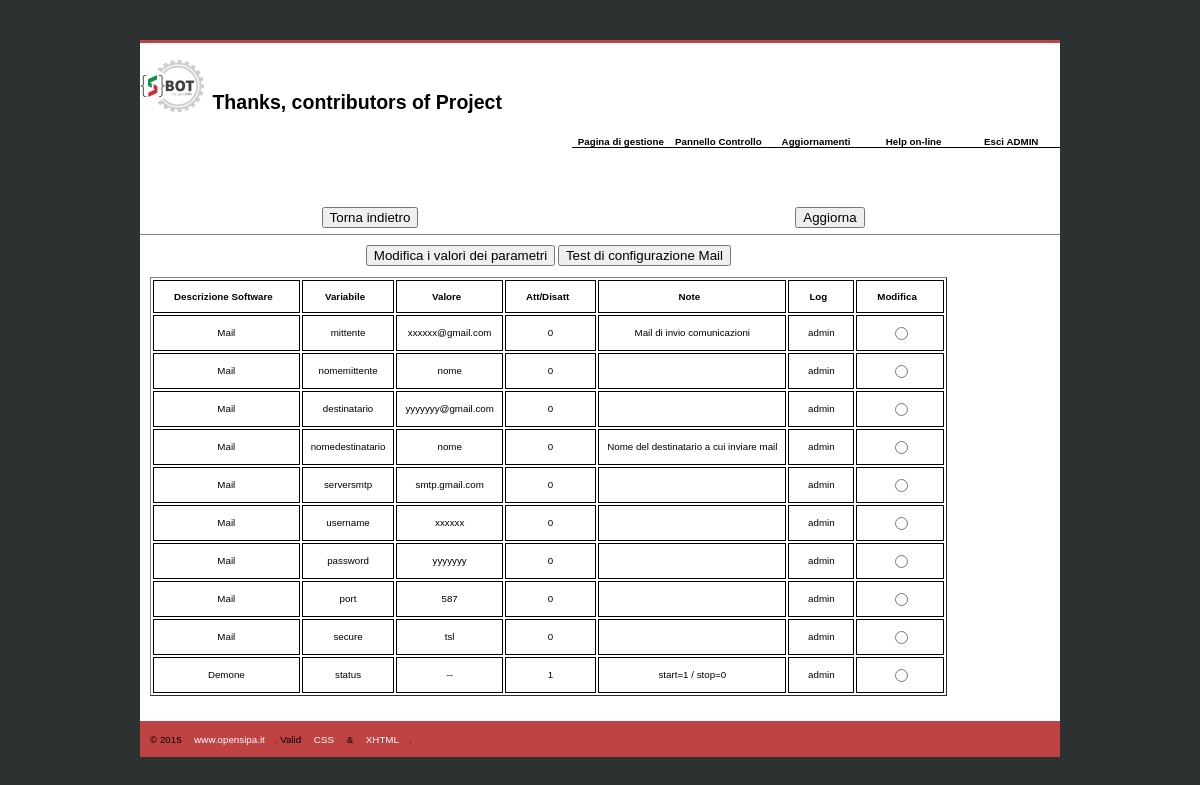
Page /panel.php (signed in) on the committed database.
### tables this page shows
CREATE TABLE `software_config` (
  `ID` int(11) NOT NULL,
  `SoftDesc` varchar(50) DEFAULT NULL,
  `Code` varchar(20) DEFAULT NULL,
  `Param` varchar(50) DEFAULT NULL,
  `Number` int(2) DEFAULT NULL,
  `Note` varchar(200) DEFAULT NULL,
  `Active` tinyint(1) NOT NULL DEFAULT '1',
  `Log` varchar(50) DEFAULT NULL,
  `DateUpdt` datetime DEFAULT NULL
);

### functions/functionDb.php (called while the page is built, shortened)
<?php
function dbParamExtraction($function)
{
    try {
        $conn=getDbConnection();
        $sql = "SELECT Code, Param, SoftDesc, Active, Log, ID, Note, Number FROM `software_config` WHERE $function";
        $stmt = $conn->prepare($sql);
        $stmt->execute();
        $tableParam=array();
        while ($riga=$stmt->fetch(PDO::FETCH_ASSOC)) {
            $tableParam[]=$riga;
        }
    } catch (Exception $ex) {
        return $ex->getMessage();
    }
    return ($tableParam);
}
function getDbConnection() {
    try {
        $mysqlConn = new PDO('mysql:dbname='.$GLOBALS['mysql_db'].';port='.$GLOBALS['mysql_port'].';host='.$GLOBALS['mysql_host'],$GLOBALS['mysql_user'],$GLOBALS['mysql_pass']);
        $mysqlConn->setAttribute(PDO::ATTR_ERRMODE, PDO::ERRMODE_EXCEPTION);
        $mysqlConn->setAttribute(PDO::ATTR_EMULATE_PREPARES, false);
    } catch (PDOException $e) {
        die('Connessione fallita al DB. Non posso proseguire');
    }
    return $mysqlConn;
}

### panel.php (the view, shortened to what this page needs)
<?php
include ('theme/header.php');
include ('functions/functionDb.php');
?>
<div id="content" class="clearfix">
    <div class="content-row">
        <form method="post" action="panel.php">
        <div align="center">
        <button type='submit' name='Valori' value='Valori' />Modifica i valori dei parametri</button>
        <button type='submit' name='Test' value='Test' />Test di configurazione Mail</button>
        </div>
        <br>
        <table border="1" align="center" id="order">
            <thead>
                <tr>
                <th><span>Descrizione Software</span></th>
                <th><span>Variabile</span></th>
                <th><span>Valore</span></th>
                <th><span>Att/Disatt</span></th>
                <th><span>Note</span></th>
                <th><span>Log</span></th>
                <th><span>Modifica</span></th>
                </tr>
            </thead>
            <tbody>
            <?php $extractParam = dbParamExtraction("SoftDesc is not null");
            foreach ($extractParam as $extract) {
                echo'<tr class="align">'
                .   '<td>'.$extract['SoftDesc'].'</td>'
                .   '<td>'.$extract['Code'].'</td>'
                .   '<td>'.$extract['Param'].'</td>'
                .   '<td>'.$extract['Active'].'</td>'
                .   '<td>'.$extract['Note'].'</td>'
                .   '<td>'.$extract['Log'].'</td>'
                .   '<td><input type="radio" name="ID" value="'.$extract['ID'].'" /></td>'
                .   '</tr>';
            }
            ?>
            </tbody>
        </table>
        </form>
    </div>
</div>
<?php include ('theme/footer.php');?>

### theme/css/stile.css (style rules this page uses)
html { font-size: 61%; font-family: helvetica, arial, verdana, sans-serif; min-height: 100%; }
body { background:#2e3131; padding:0; margin:0; }
div#footer:after, div.content-row:after, .clearfix:after { content: "."; display: block; height: 0; clear: both; visibility: hidden; }
.clearfix { display: inline-block; }
.clearfix { display: block; }
div#content { width:900px; height:auto; background:#fff; padding:0 10px 20px 10px; }
div.content-row { display:block; background:#fff; padding:5px 0; float:left; }
#order thead { cursor: pointer; }
#order thead tr th span { padding-right: 16px; background-repeat: no-repeat; background-position: 90% 90%; }
#order thead tr th { font-weight: bold; padding: 10px 10px; padding-left: 20px; }
#order tbody tr td { text-align: center; padding: 8px 8px; }
#tbcenter table, td, tr, th { margin-left:auto; margin-right:auto; border: 1px solid black; text-align: center; }

### rows in the picture
software_config: SoftDesc "Mail", Code "mittente", Param "xxxxxx@gmail.com", Active "0", Note "Mail di invio comunicazioni", Log "admin"
software_config: SoftDesc "Mail", Code "nomemittente", Param "nome", Active "0", Log "admin"
software_config: SoftDesc "Mail", Code "destinatario", Param "yyyyyyy@gmail.com", Active "0", Log "admin"
software_config: SoftDesc "Mail", Code "nomedestinatario", Param "nome", Active "0", Note "Nome del destinatario a cui inviare mail", Log "admin"
software_config: SoftDesc "Mail", Code "serversmtp", Param "smtp.gmail.com", Active "0", Log "admin"
software_config: SoftDesc "Mail", Code "username", Param "xxxxxx", Active "0", Log "admin"
software_config: SoftDesc "Mail", Code "password", Param "yyyyyyy", Active "0", Log "admin"
software_config: SoftDesc "Mail", Code "port", Param "587", Active "0", Log "admin"
software_config: SoftDesc "Mail", Code "secure", Param "tsl", Active "0", Log "admin"
software_config: SoftDesc "Demone", Code "status", Param "--", Active "1", Note "start=1 / stop=0", Log "admin"

### other values in the picture
$_SESSION['username'] "ADMIN"
